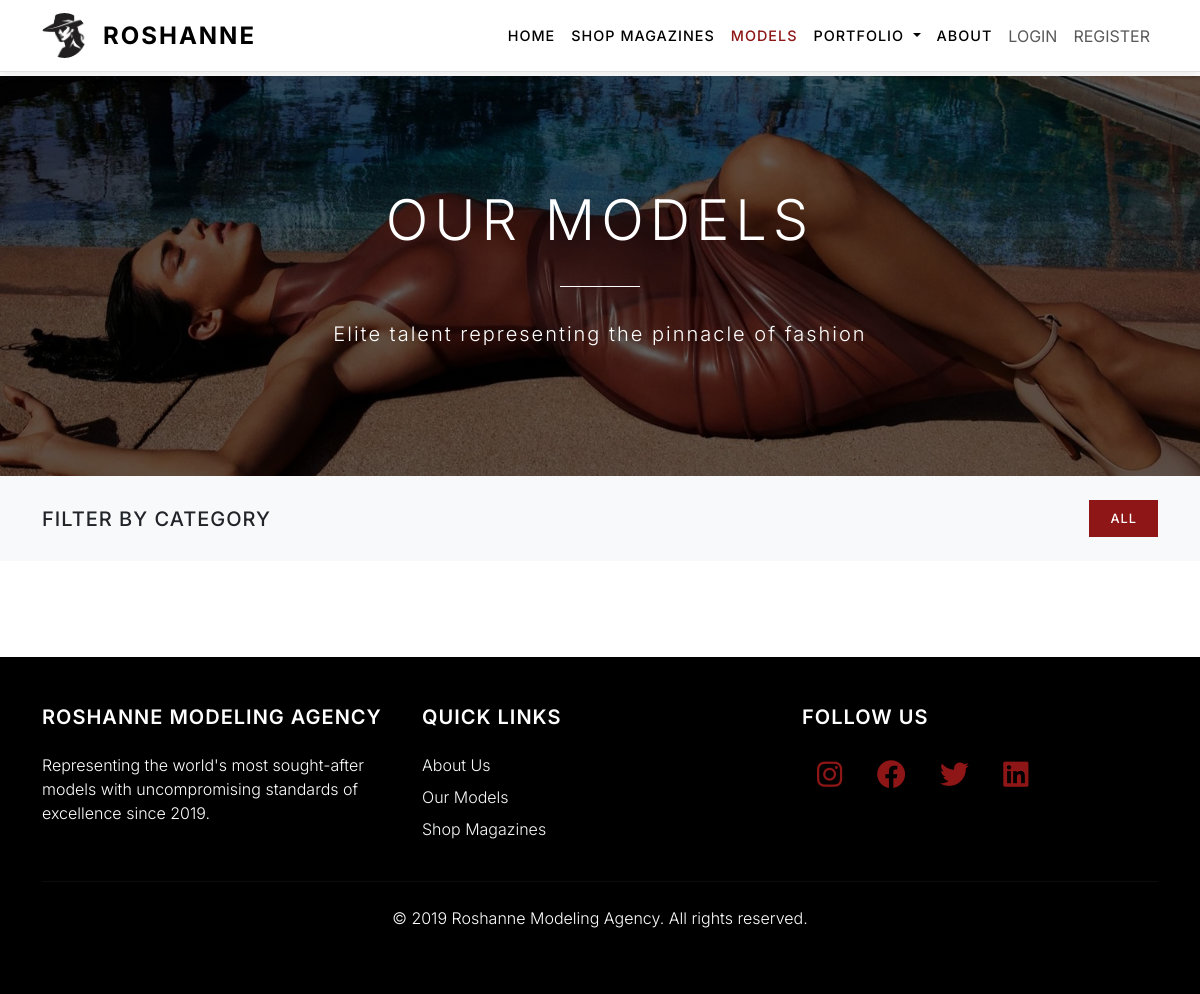
Page /models/ on the earlier database version.
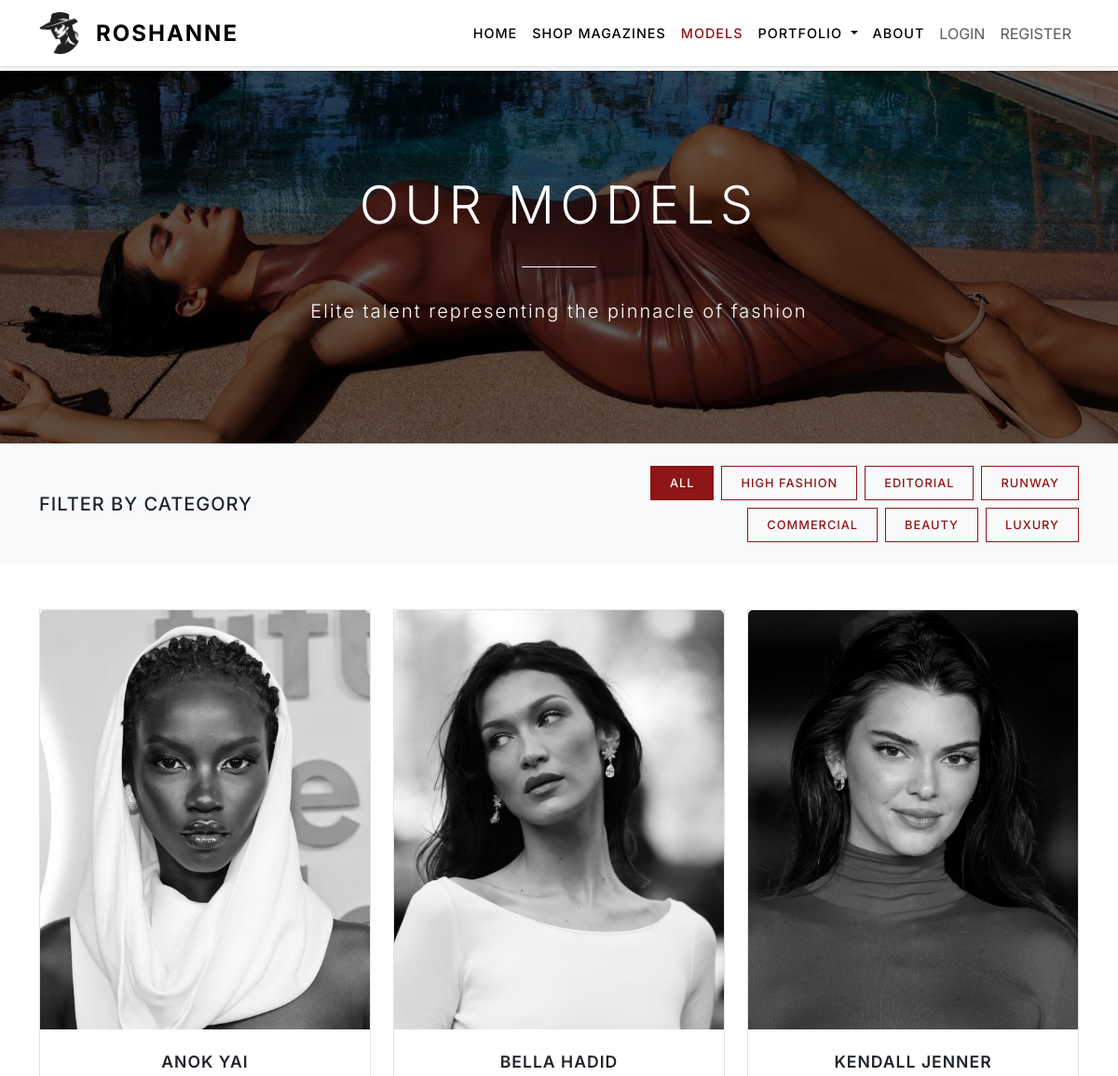
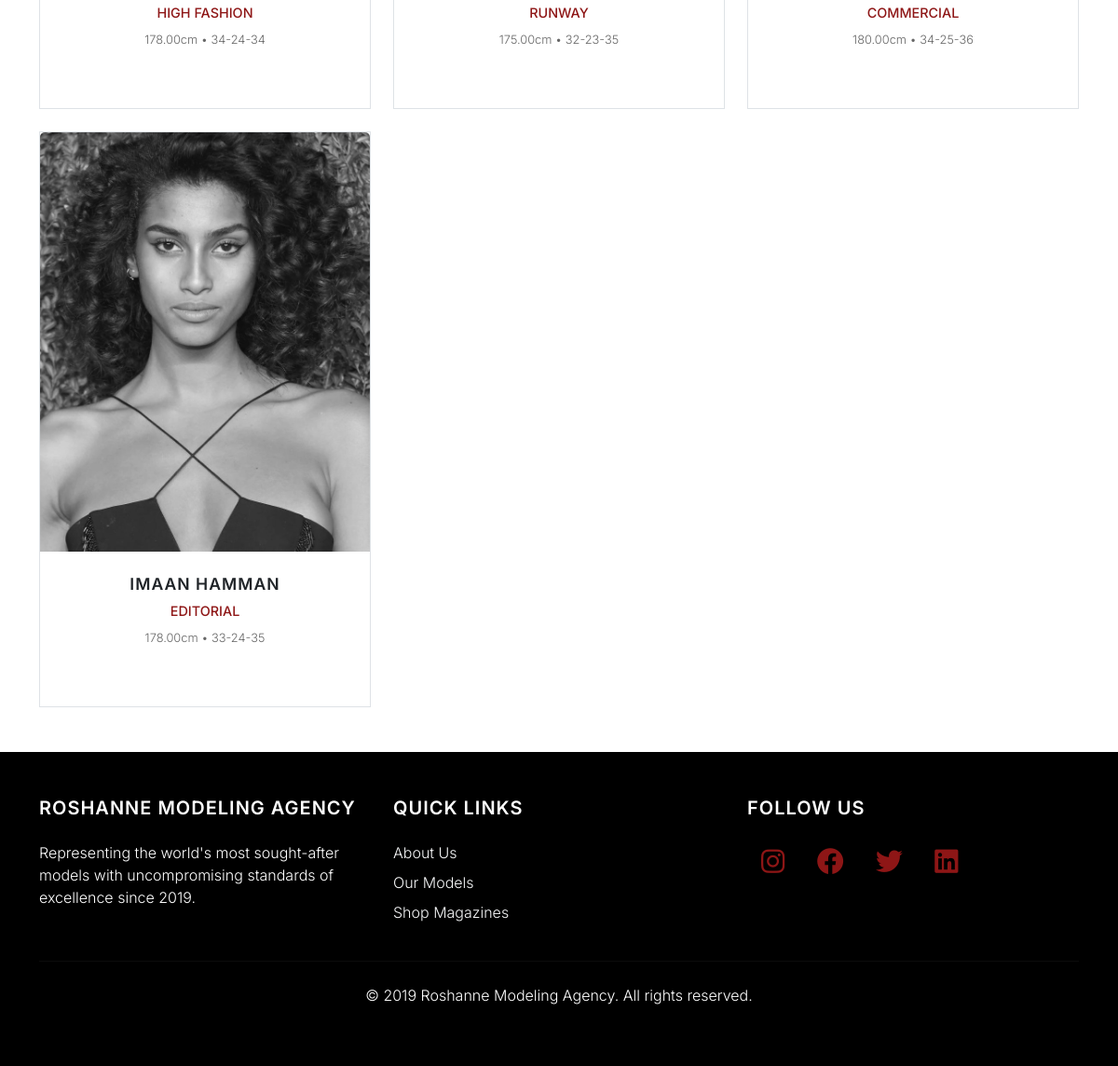
Same page on the later database version (2 pictures, top to bottom).
### myapp/models.py (models this page shows, shortened)
class ModelCategory(models.Model):
    name = models.CharField(max_length=100)
    description = models.TextField(blank=True)
    created_at = models.DateTimeField(auto_now_add=True)
    class Meta:
        verbose_name_plural = "Model Categories"

class Model(models.Model):
    GENDER_CHOICES = [
        ('M', 'Male'),
        ('F', 'Female'),
        ('O', 'Other')
    ]
    user_profile = models.OneToOneField(UserProfile, on_delete=models.CASCADE)
    category = models.ForeignKey(ModelCategory, on_delete=models.SET_NULL, null=True)
    gender = models.CharField(max_length=1, choices=GENDER_CHOICES)
    age = models.IntegerField()
    portfolio_link = models.URLField(blank=True)
    is_available = models.BooleanField(default=True)
    created_at = models.DateTimeField(auto_now_add=True)
    updated_at = models.DateTimeField(auto_now=True)

class UserProfile(models.Model):
    user = models.OneToOneField(User, on_delete=models.CASCADE)
    bio = models.TextField(blank=True)
    height = models.DecimalField(max_digits=5, decimal_places=2, null=True, blank=True)
    measurements = models.CharField(max_length=50, blank=True)
    experience = models.TextField(blank=True)
    profile_image = models.ImageField(upload_to='profile_images/', null=True, blank=True)
    created_at = models.DateTimeField(auto_now_add=True)
    updated_at = models.DateTimeField(auto_now=True)

### myapp/views.py (the view)
# urls.py: path('models/', views.models, name='models'),
def models(request):
    models = Model.objects.filter(user_profile__user__is_active=True)
    categories = ModelCategory.objects.all()
    category_filter = request.GET.get('category')
    if category_filter:
        models = models.filter(category__name=category_filter)
    context = {
        'models': models,
        'categories': categories,
        'current_category': category_filter,
    }
    return render(request, 'models.html', context)

### myapp/templates/models.html (shortened to what this page needs)
{% extends 'base.html' %}
{% load static %}
{% block content %}
<section class="d-flex align-items-center text-center text-white" style="background: linear-gradient(rgba(0,0,0,0.6), rgba(0,0,0,0.6)), url({% static 'images/hero3.jpg' %}) center/cover; ;height: 50vh;">
    <div class="container">
        <h1 style="font-size: 3.5rem; font-weight: 300; letter-spacing: 6px; margin-bottom: 1rem;">OUR MODELS</h1>
        <div style="height: 1px; background-color: #FFFFFF; width: 80px; margin: 2rem auto;"></div>
        <p class="lead" style="font-weight: 300; letter-spacing: 2px;">Elite talent representing the pinnacle of fashion</p>
    </div>
</section>
<section class="py-4" style="background-color: #f8f9fa;">
    <div class="container">
        <div class="row align-items-center">
            <div class="col-md-6">
                <h5 style="font-weight: 500; letter-spacing: 1px; margin-bottom: 0;">FILTER BY CATEGORY</h5>
            </div>
            <div class="col-md-6">
                <div class="d-flex flex-wrap gap-2 justify-content-md-end">
                    <a href="{% url 'models' %}" class="btn btn-sm {% if not current_category %}active{% endif %}"
                       style="{% if not current_category %}background-color: #8E1616; border: 1px solid #8E1616; color: white;{% else %}background-color: transparent; border: 1px solid #8E1616; color: #8E1616;{% endif %} padding: 8px 20px; font-weight: 500; text-transform: uppercase; letter-spacing: 1px; font-size: 0.8rem; border-radius: 0;">
                        ALL
                    </a>
                    {% for category in categories %}
                    <a href="{% url 'models' %}?category={{ category.name }}"
                       class="btn btn-sm {% if current_category == category.name %}active{% endif %}"
                       style="{% if current_category == category.name %}background-color: #8E1616; border: 1px solid #8E1616; color: white;{% else %}background-color: transparent; border: 1px solid #8E1616; color: #8E1616;{% endif %} padding: 8px 20px; font-weight: 500; text-transform: uppercase; letter-spacing: 1px; font-size: 0.8rem; border-radius: 0;">
                        {{ category.name|upper }}
                    </a>
                    {% endfor %}
                </div>
            </div>
        </div>
    </div>
</section>
<section class="py-5">
    <div class="container">
        <div class="row g-4">
            {% for model in models %}
            <div class="col-lg-4 col-md-6">
                <div class="card border h-100 mb-4" style="border-color: #e0e0e0; border-radius: 0; transition: all 0.3s ease;"
                     onmouseover="this.style.transform='translateY(-10px)'; this.style.boxShadow='0 20px 40px rgba(0,0,0,0.15)'; this.style.borderColor='#8E1616'; this.querySelector('img').style.filter='grayscale(0%)';"
                     onmouseout="this.style.transform='translateY(0)'; this.style.boxShadow='none'; this.style.borderColor='#e0e0e0'; this.querySelector('img').style.filter='grayscale(100%)';">
                    {% if model.user_profile.profile_image %}
                    <img src="{{ model.user_profile.profile_image.url }}" alt="{{ model.user_profile.user.get_full_name }}"
                         class="card-img-top" style="height: 450px; object-fit: cover; filter: grayscale(100%); transition: filter 0.3s ease;">
                    {% else %}
                    <img src="{% static 'images/model_placeholder.jpg' %}" alt="{{ model.user_profile.user.get_full_name }}"
                         class="card-img-top" style="height: 450px; object-fit: cover; filter: grayscale(100%); transition: filter 0.3s ease;">
                    {% endif %}
                    <div class="card-body text-center p-4">
                        <h5 style="font-size: 1.1rem; font-weight: 600; margin-bottom: 0.5rem; letter-spacing: 1px;">
                            {{ model.user_profile.user.get_full_name|upper }}
                        </h5>
                        <p style="color: #8E1616; font-weight: 500; margin-bottom: 0.5rem; font-size: 0.9rem;">
                            {{ model.category.name|upper }}
                        </p>
                        <p style="font-size: 0.8rem; color: #666; font-weight: 300;">
                            {{ model.user_profile.height }}cm • {{ model.user_profile.measurements }}
                        </p>
                    </div>
                </div>
            </div>
            {% endfor %}
        </div>
    </div>
</section>
{% endblock %}

### myapp/templates/base.html (shortened to what this page needs)
{% load static %}
<!DOCTYPE html>
<html lang="en">
<head>
    <link href="https://cdn.jsdelivr.net/npm/bootstrap@5.3.6/dist/css/bootstrap.min.css" rel="stylesheet">
    <link href="https://cdnjs.cloudflare.com/ajax/libs/font-awesome/6.4.0/css/all.min.css" rel="stylesheet">
</head>
<body style="font-family: 'Inter', sans-serif; padding-top: 76px;">
    <nav class="navbar navbar-expand-lg fixed-top" style="background-color: #FFFFFF; border-bottom: 1px solid #e0e0e0; box-shadow: 0 2px 10px rgba(0,0,0,0.1);">
        <div class="container">
            <a class="navbar-brand d-flex align-items-center" href="/" style="font-weight: 700; font-size: 1.5rem; color: #000000; letter-spacing: 2px; text-decoration: none;">
                <img src="{% static 'images/roshanne.jpg' %}" alt="Roshanne" width="45" height="45" class="me-3" style="object-fit: cover; border-radius: 50%;">
                ROSHANNE
            </a>
            <div class="collapse navbar-collapse" id="navbarNav">
                <ul class="navbar-nav ms-auto align-items-center">
                    <li class="nav-item">
                        <a class="nav-link {% if request.path == '/' %}active{% endif %}" href="/" style="color: {% if request.path == '/' %}#8E1616{% else %}#000000{% endif %} !important; font-weight: 500; font-size: 0.9rem; letter-spacing: 1px;">HOME</a>
                    </li>
                    <li class="nav-item">
                        <a class="nav-link {% if request.path == '/magazines/' %}active{% endif %}" href="/magazines/" style="color: {% if request.path == '/magazines/' %}#8E1616{% else %}#000000{% endif %} !important; font-weight: 500; font-size: 0.9rem; letter-spacing: 1px;">SHOP MAGAZINES</a>
                    </li>
                    <li class="nav-item">
                        <a class="nav-link {% if request.path == '/models/' %}active{% endif %}" href="/models/" style="color: {% if request.path == '/models/' %}#8E1616{% else %}#000000{% endif %} !important; font-weight: 500; font-size: 0.9rem; letter-spacing: 1px;">MODELS</a>
                    </li>
                    <li class="nav-item dropdown">
                        <a class="nav-link dropdown-toggle" href="#" role="button" data-bs-toggle="dropdown" style="color: #000000 !important; font-weight: 500; font-size: 0.9rem; letter-spacing: 1px;">
                            PORTFOLIO
                        </a>
                    </li>
                    <li class="nav-item">
                        <a class="nav-link {% if request.path == '/about/' %}active{% endif %}" href="/about/" style="color: {% if request.path == '/about/' %}#8E1616{% else %}#000000{% endif %} !important; font-weight: 500; font-size: 0.9rem; letter-spacing: 1px;">ABOUT</a>
                    </li>
                    {% if user.is_authenticated %}
                    <li class="nav-item">
                        <a class="nav-link" href="{% url 'logout' %}">LOGOUT</a>
                    </li>
                    <li class="nav-item ms-2">
                        <a class="nav-link position-relative" href="{% url 'shopping_bag' %}">
                            <i class="fas fa-shopping-bag" style="font-size: 1.2rem; color: #8E1616;"></i>
                            {% if request.session.bag %}
                            <span class="position-absolute top-0 start-100 translate-middle badge rounded-pill" style="background-color: #8E1616;">
                                {{ request.session.bag|length }}
                            </span>
                            {% endif %}
                        </a>
                    </li>
                    {% else %}
                    <li class="nav-item">
                        <a class="nav-link" href="{% url 'login' %}">LOGIN</a>
                    </li>
                    <li class="nav-item">
                        <a class="nav-link" href="{% url 'register' %}">REGISTER</a>
                    </li>
                    {% endif %}
                </ul>
            </div>
        </div>
    </nav>
    {% block content %}{% endblock %}
    <footer class="text-white py-5" style="background-color: #000000;">
        <div class="container">
            <div class="row">
                <div class="col-md-4">
                    <h5 class="mb-4" style="font-weight: 600; letter-spacing: 1px;">ROSHANNE MODELING AGENCY</h5>
                    <p style="font-weight: 300;">Representing the world's most sought-after models with uncompromising standards of excellence since 2019.</p>
                </div>
                <div class="col-md-4">
                    <h5 class="mb-4" style="font-weight: 600; letter-spacing: 1px;">QUICK LINKS</h5>
                    <ul class="list-unstyled">
                        <li class="mb-2"><a href="/about/" class="text-light text-decoration-none" style="font-weight: 300;">About Us</a></li>
                        <li class="mb-2"><a href="/models/" class="text-light text-decoration-none" style="font-weight: 300;">Our Models</a></li>
                        <li class="mb-2"><a href="/magazines/" class="text-light text-decoration-none" style="font-weight: 300;">Shop Magazines</a></li>
                    </ul>
                </div>
                <div class="col-md-4">
                    <h5 class="mb-4" style="font-weight: 600; letter-spacing: 1px;">FOLLOW US</h5>
                    <div>
                        <a href="#" style="color: #8E1616; font-size: 1.8rem; margin: 0 15px; text-decoration: none;"><i class="fab fa-instagram"></i></a>
                        <a href="#" style="color: #8E1616; font-size: 1.8rem; margin: 0 15px; text-decoration: none;"><i class="fab fa-facebook"></i></a>
                        <a href="#" style="color: #8E1616; font-size: 1.8rem; margin: 0 15px; text-decoration: none;"><i class="fab fa-twitter"></i></a>
                        <a href="#" style="color: #8E1616; font-size: 1.8rem; margin: 0 15px; text-decoration: none;"><i class="fab fa-linkedin"></i></a>
                    </div>
                </div>
            </div>
            <hr class="my-4" style="border-color: #333;">
            <div class="text-center">
                <p style="font-weight: 300;">&copy; 2019 Roshanne Modeling Agency. All rights reserved.</p>
            </div>
        </div>
    </footer>
</body>
</html>

Differences in the rows shown:
added ModelCategory: name "HIGH FASHION"
added ModelCategory: name "EDITORIAL"
added ModelCategory: name "RUNWAY"
added ModelCategory: name "COMMERCIAL"
added ModelCategory: name "BEAUTY"
added ModelCategory: name "LUXURY"
added Model: user_profile.profile_image (picture), user_profile.user.get_full_name "ANOK YAI", category.name "HIGH FASHION", user_profile.height "178.00", user_profile.measurements "34-24-34"
added Model: user_profile.profile_image (picture), user_profile.user.get_full_name "BELLA HADID", category.name "RUNWAY", user_profile.height "175.00", user_profile.measurements "32-23-35"
added Model: user_profile.profile_image (picture), user_profile.user.get_full_name "KENDALL JENNER", category.name "COMMERCIAL", user_profile.height "180.00", user_profile.measurements "34-25-36"
added Model: user_profile.profile_image (picture), user_profile.user.get_full_name "IMAAN HAMMAN", category.name "EDITORIAL", user_profile.height "178.00", user_profile.measurements "33-24-35"
